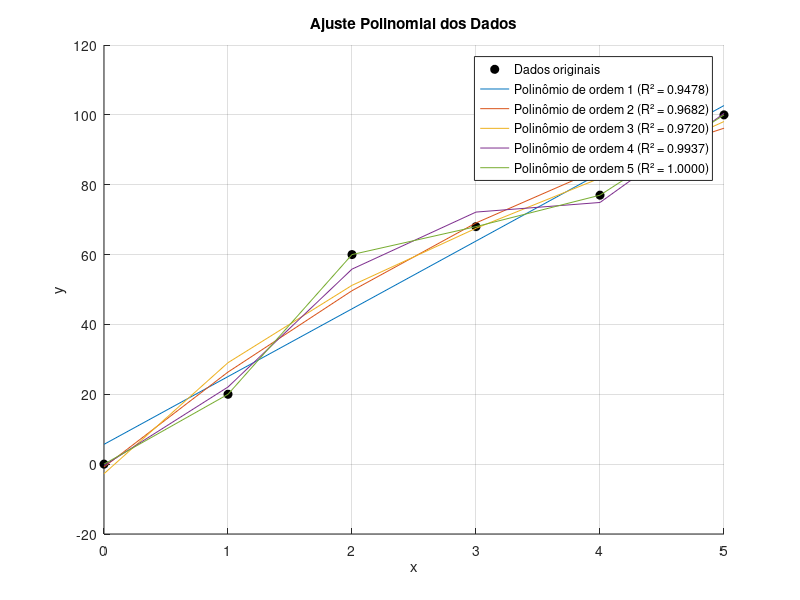

Reproduce this figure in MATLAB.
% Dados fornecidos
x = [0 1 2 3 4 5];
y = [0 20 60 68 77 100];

% Número de pontos
n = length(x);

% Graus dos polinômios a ajustar
graus = 1:5;

% Preparar a figura
figure;
hold on;

% Plotar os pontos originais
plot(x, y, 'ko', 'MarkerFaceColor', 'k', 'DisplayName', 'Dados originais');

for g = graus
    % Número de coeficientes a determinar
    m = g + 1;

    % Inicializar matriz A e vetor b
    A = zeros(m, m);
    b = zeros(m, 1);
    
    % Formação do sistema de equações
    for i = 1:m
        for j = 1:m
            if i == 1 && j == 1
                A(i, j) = n;
            else
                k1 = i - 1;
                k2 = j - 1;
                s = 0;
                for k = 1:n
                    s = s + x(k)^(k1 + k2);
                end
                A(i, j) = s;
            end
        end
        s = 0;
        if i == 1
            for k = 1:n
                s = s + y(k);
            end
        else
            for k = 1:n
                s = s + y(k) * x(k)^(i-1);
            end
        end
        b(i) = s;
    end
    
    % Resolução do sistema linear usando eliminação de Gauss
    for k = 1:m-1
        for i = k+1:m
            pv = A(i, k) / A(k, k);
            A(i, k) = 0;
            for j = k+1:m
                A(i, j) = A(i, j) - pv * A(k, j);
            end
            b(i) = b(i) - pv * b(k);
        end
    end
    
    % Solução do sistema
    coef = zeros(m, 1);
    coef(m) = b(m) / A(m, m);
    for k = m-1:-1:1
        s = 0;
        for j = k+1:m
            s = s + A(k, j) * coef(j);
        end
        coef(k) = (b(k) - s) / A(k, k);
    end
    
    % Formação do polinômio de regressão
    y_fit = zeros(size(x));
    for i = 1:m
        y_fit = y_fit + coef(i) * x.^(i-1);
    end
    
    % Calcular o coeficiente de determinação (R²)
    SS_tot = sum((y - mean(y)).^2);
    SS_res = sum((y - y_fit).^2);
    R2 = 1 - (SS_res / SS_tot);
    
    % Exibir os coeficientes
    fprintf('Coeficientes do polinômio de ordem %d:\n', g);
    for i = 1:m
        fprintf('a%d = %.4f\n', i-1, coef(i));
    end
    fprintf('R² = %.4f\n\n', R2);
    
    % Plotar o polinômio ajustado
    plot(x, y_fit, 'DisplayName', sprintf('Polinômio de ordem %d (R² = %.4f)', g, R2));
end

% Configurações do gráfico
xlabel('x');
ylabel('y');
title('Ajuste Polinomial dos Dados');
legend('show');
grid on;
hold off;
